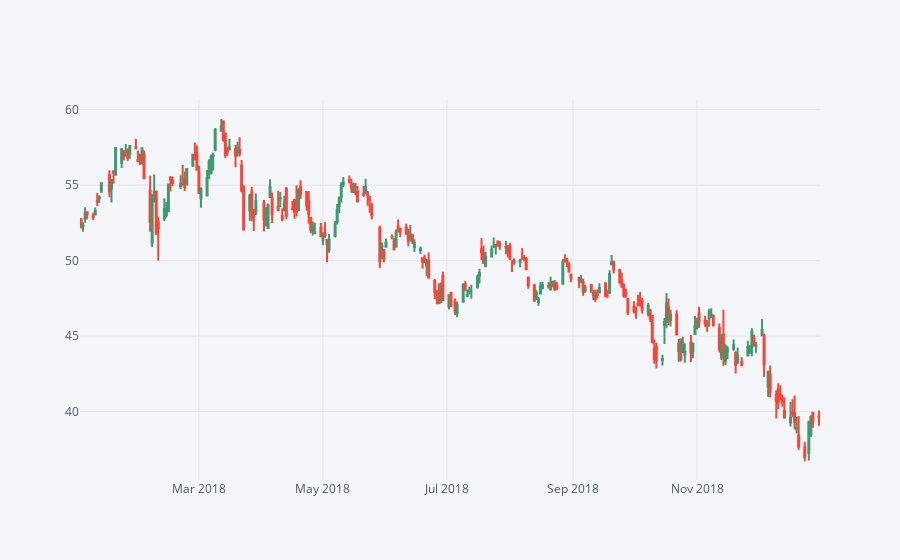

Here is the notebook cell this chart was saved with:
### Code cell
ms18 = MS[['Open','High','Low','Close']].ix['2018-01-01':'2019-01-01']
ms18.iplot(kind ='candle')

### Figure 1 — Plotly figure (JSON) as saved in the notebook; plotly's stock layout.template omitted (floating-point values rounded to 4 significant figures; data arrays with more than 128 entries replaced by an {"elided": "..."} marker saying what was removed)
{"data": [{"close": {"elided": "251 float values"}, "high": {"elided": "251 float values"}, "low": {"elided": "251 float values"}, "open": {"elided": "251 float values"}, "showlegend": false, "type": "candlestick", "uid": "d876cecc-ef36-42a3-99a6-2568b7eeabde", "x": {"elided": "251 str values"}, "yaxis": "y2"}], "layout": {"legend": {"bgcolor": "#F5F6F9", "font": {"color": "#4D5663"}}, "paper_bgcolor": "#F5F6F9", "plot_bgcolor": "#F5F6F9", "title": {"font": {"color": "#4D5663"}}, "xaxis": {"gridcolor": "#E1E5ED", "rangeslider": {"visible": false}, "showgrid": true, "tickfont": {"color": "#4D5663"}, "title": {"font": {"color": "#4D5663"}, "text": ""}, "zerolinecolor": "#E1E5ED"}, "yaxis": {"gridcolor": "#E1E5ED", "showgrid": true, "showticklabels": false, "tickfont": {"color": "#4D5663"}, "title": {"font": {"color": "#4D5663"}, "text": ""}, "zerolinecolor": "#E1E5ED"}, "yaxis2": {"gridcolor": "#E1E5ED", "showgrid": true, "tickfont": {"color": "#4D5663"}, "title": {"font": {"color": "#4D5663"}, "text": ""}, "zerolinecolor": "#E1E5ED"}}}
